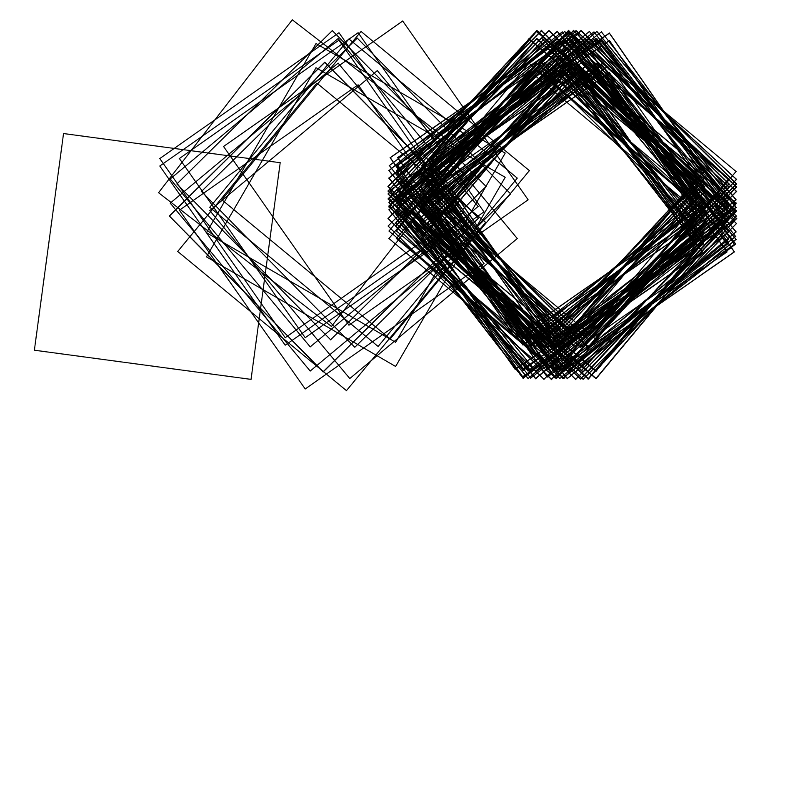
Frame 1 (no input)
Frame 2 (the mouse pressed at the canvas centre, redrawn once): identical to frame 1, image omitted

The Processing sketch that drew this single still picture (run headless with seeded random() and noise(); the mouse was pressed at the canvas centre and the sketch redrawn once):

// Processing sketch: day_5_Vera_Molinar
// ── day_5_Vera_Molinar.pde
int window_w, window_h, canv_w, canv_h;
float PHI = 1.61803399;
float i_PHI = 0.61803399;
int rseed = int(random(10000000));
int[] fib_seq = {4, 7, 11, 18, 29, 47, 76, 123, 199, 322, 521, 843};
PGraphics c; // short for canvas

float matte_dim, plt_x1, plt_x2, plt_y1, plt_y2, plt_w, plt_h;
int[] num_sqrs = {1, 18,199};
float  frame_ratio = pow(i_PHI, 5);


void settings() {
  window_w=800;
  window_h=800;
  canv_w=1920;
  canv_h=1920;
  size(window_w, window_h);
  //size(540, 960);
  //size(800, 1000);

  randomSeed(rseed);
  println(rseed);

  matte_dim = min(canv_w, canv_h)*frame_ratio;
  plt_x1 = matte_dim;
  plt_x2 = canv_w-matte_dim;
  plt_y1 = matte_dim;
  plt_y2 = canv_h-matte_dim;
  plt_w = plt_x2-plt_x1;
  plt_h = plt_y2-plt_y1;
}

void setup() {
  background(255);
  c = createGraphics(canv_w, canv_h);
  c.smooth(3);

  c.beginDraw();
  c.clear();

  c.noFill();
  c.stroke(0);
  c.strokeWeight(pow(PHI, 2));
  float sqr_dim = plt_w/(num_sqrs.length);
  float sqr_dim_buffer = (sqr_dim*pow(i_PHI, 4))/2;

  println(sqr_dim_buffer);
  //println(sqr_dim_buffer);
  for (int i=0; i<num_sqrs.length; i++) {
    float sqr_x, sqr_y;
    sqr_x = sqr_dim_buffer+ i* sqr_dim;
    sqr_y =plt_h*(pow(i_PHI, 4));

    for (int j=0; j<num_sqrs[i]; j++) {
      c.push();
      c.translate(sqr_x+sqr_dim/2, sqr_y+sqr_dim/2);

      float x_off = sqr_dim * pow(i_PHI, int(random(3+i, 7))) * rndSign();
      float y_off = sqr_dim * pow(i_PHI, int(random(3+i, 7))) * rndSign();

      c.translate(x_off, y_off);

      c.rotate(TWO_PI * pow(i_PHI, i));
      c.rotate(TWO_PI * pow(i_PHI, int(random(6+i, 11))) * rndSign());
      c.rect(-sqr_dim/2, -sqr_dim/2, sqr_dim, sqr_dim);
      //c.rect(100, 200, sqr_dim, sqr_dim);
      c.pop();
    }
  }


  c.endDraw();

  image(c, 0, 0, window_w, window_h);
  noLoop();
}

int rndSign(){
return int(random(2))*2-1;
}
void draw() {
}
void keyPressed() {
  if (key == 's' || key == 's') {
    String export_filename ="genuary2024_day5_"+rseed+".png";
    save(export_filename);
    println("saved to: "+export_filename);
  }
}
